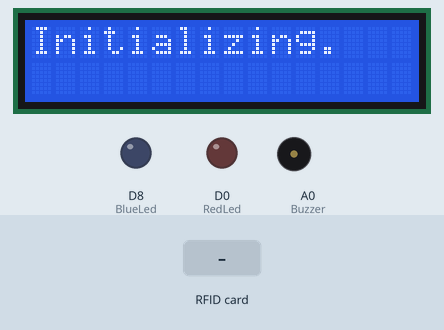
Simulated run of this sketch. Board: ESP8266 (NodeMCU). Parts: 16×2 character LCD, output pins drawn as LEDs (lit = HIGH), buzzer (waves = sounding, pin HIGH). The inputs (shaded band) are chosen by the test bench. WiFi joins after 1.5 s; servers stay silent unless stated; uploads are accepted with an empty reply; what the sketch prints to the serial monitor is not drawn.

Above: at 2.2 s.
At 8.4 s:
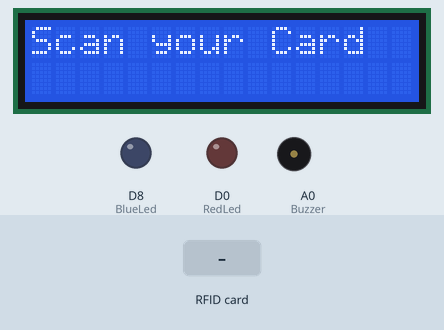
8.5 s: RFID card 5E 7A 19 C4 held to the reader
At 10.3 s:
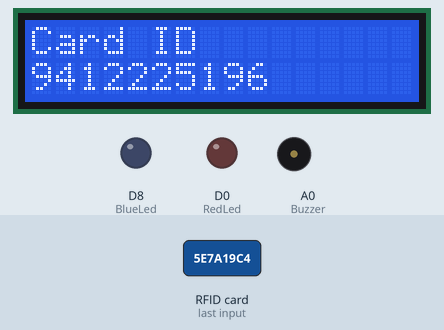
At 13.4 s:
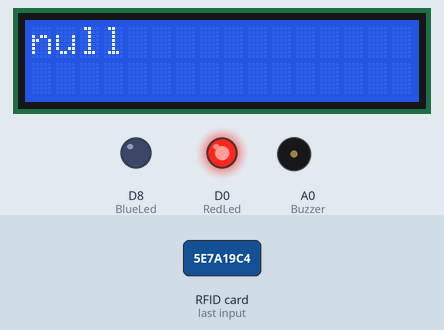
Timing chart, 0 to 15.5 s (numbered marks = the images above; inputs shaded):
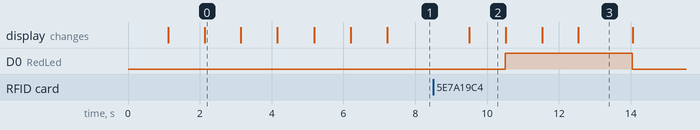

Measured:
- after the input at 8.5 s, D0 (RedLed): LOW → HIGH after 2.0 s, → LOW 3.5 s later; the display: changes after 1.0 s (image 2)
- what the display in image 2 shows lasts 1.0 s, from 9.5 s to 10.5 s

The sketch:

RFID_NodeMCU.ino
```cpp
#include <ESP8266WiFi.h>     //Include Esp library
#include <WiFiClient.h>
#include <ESP8266WebServer.h>
#include <ESP8266HTTPClient.h>
#include <SPI.h>
#include <MFRC522.h>        //include RFID library
#include <LiquidCrystal_I2C.h>
#include <Wire.h>
#include <ArduinoJson.h>

#define SS_PIN 2 //RX slave select
#define RST_PIN 0

#define RedLed 16
#define BlueLed 15
#define Buzzer A0
LiquidCrystal_I2C lcd(0x27, 16, 2);
MFRC522 mfrc522(SS_PIN, RST_PIN); // Create MFRC522 instance.

/* Set these to your desired credentials. */
const char *ssid = "*****";  //ENTER YOUR WIFI SETTINGS
const char *password = "******";

//Web/Server address to read/write from
const char *host = "192.168.43.231";   //IP address of server

String getData ,Link;
String CardID="";

void setup() {
  delay(1000);
  Serial.begin(115200);
  SPI.begin();  // Init SPI bus
  mfrc522.PCD_Init(); // Init MFRC522 card
  Wire.begin(D2,D1);
  lcd.init();
  lcd.backlight();

  WiFi.mode(WIFI_OFF);        //Prevents reconnection issue (taking too long to connect)
  delay(1000);
  WiFi.mode(WIFI_STA);        //This line hides the viewing of ESP as wifi hotspot

  WiFi.begin(ssid, password);     //Connect to your WiFi router
  Serial.println("");
  lcd.clear();
  lcd.print("Initializing.");
  delay(1000);
  lcd.clear();
  lcd.print("Initializing..");
  delay(1000);
  lcd.clear();
  lcd.print("Initializing...");
  delay(1000);
  lcd.clear();
  lcd.print("Connecting to");
  lcd.setCursor(0,1);
  lcd.print(ssid);

  Serial.print("Connecting to ");
  Serial.print(ssid);
  delay(1000);
  // Wait for connection
  lcd.clear();
  while (WiFi.status() != WL_CONNECTED) {
    lcd.clear();
    //delay(500);
    Serial.print(".");
    lcd.print("Connecting...");
    delay(500);
  }

  //If connection successful show IP address in serial monitor
  Serial.println("");
  lcd.clear();
  lcd.print("Connected");
  lcd.setCursor(0,1);
  lcd.print(WiFi.localIP());
  Serial.println("Connected");
  Serial.print("IP address: ");
  Serial.println(WiFi.localIP());  //IP address assigned to your ESP
  delay(1000);
  pinMode(RedLed,OUTPUT);
  pinMode(BlueLed,OUTPUT);
  pinMode(Buzzer,OUTPUT);

}

void loop() {
  if(WiFi.status() != WL_CONNECTED){
    WiFi.disconnect();
    WiFi.mode(WIFI_STA);
    lcd.clear();
    lcd.print("Connection Lost");
    delay(1000);
    lcd.clear();
    lcd.print("Reconnecting to");
    lcd.setCursor(0,1);
    lcd.print(ssid);
    delay(1000);
    Serial.print("Reconnecting to ");
    Serial.println(ssid);
    WiFi.begin(ssid, password);

  while (WiFi.status() != WL_CONNECTED) {
    lcd.clear();
    //delay(500);
    Serial.print(".");
    lcd.print("Connecting...");
    delay(500);
  }
    lcd.clear();
    lcd.print("Connected");
    lcd.setCursor(0,1);
    lcd.print(WiFi.localIP());
    delay(1000);
    Serial.println("");
    Serial.println("Connected");
    Serial.print("IP address: ");
    //lcd.clear();
    //lcd.print(WiFi.localIP());
    //Serial.println(WiFi.localIP());  //IP address assigned to your ESP
  }
  lcd.clear();
  lcd.print("Scan your Card");
  delay(1000);

  //look for new card
   if ( ! mfrc522.PICC_IsNewCardPresent()) {
  return;//got to start of loop if there is no card present
 }
 // Select one of the cards
 if ( ! mfrc522.PICC_ReadCardSerial()) {
  return;//if read card serial(0) returns 1, the uid struct contians the ID of the read card.
 }

 for (byte i = 0; i < mfrc522.uid.size; i++) {
     CardID += mfrc522.uid.uidByte[i];
}

  HTTPClient http;    //Declare object of class HTTPClient

  //GET Data
  getData = "?CardID=" + CardID;  //Note "?" added at front
  Link = "http://192.168.43.231/attendance/includes/postdemo.php" + getData;
  http.begin(Link);
  int httpCode = http.GET();            //Send the request
  delay(10);
  //String payload = http.getString();    //Get the response payload
  Serial.println(httpCode);   //Print HTTP return code
  //Serial.println(payload);    //Print request response payload
  Serial.println(CardID);       //Print Card ID
  lcd.clear();
  lcd.print("Card ID");
  lcd.setCursor(0,1);
  lcd.print(CardID);
  delay(1000);
  if(httpCode == 200)
  {

    digitalWrite(RedLed,HIGH);
    lcd.clear();
    lcd.print("CARD ID READ");
    lcd.setCursor(0,1);
    lcd.print("SUCCESSFULLY");
    delay(1000);
    const size_t bufferSize =JSON_OBJECT_SIZE(2)+JSON_OBJECT_SIZE(3)+JSON_OBJECT_SIZE(5)+JSON_OBJECT_SIZE(8)+370;
    DynamicJsonBuffer jsonBuffer(bufferSize);
    JsonObject& root = jsonBuffer.parseObject(http.getString());
    //Parameters
    String user=root["user"];
    String activity=root["activity"];
    lcd.clear();
    //lcd.print("Hello");
    lcd.setCursor(0,1);
    lcd.print(user);
    delay(1000);
    lcd.clear();
    lcd.print(activity);
    delay(1000);
    Serial.print(user);
    Serial.print(activity);

  }
  else{
    digitalWrite(BlueLed,HIGH);
    lcd.clear();
    lcd.print("SERVER ERROR");
    lcd.setCursor(0,1);
    lcd.print("CHECK SERVER IP");
    delay(1000);
  }

  //lcd.print(CardID);


  delay(500);

  CardID = "";
  getData = "";
  Link = "";
  http.end();  //Close connection

  digitalWrite(RedLed,LOW);
  digitalWrite(BlueLed,LOW);
}
//=======================================================================
```
